Frame 1 (no input): blank canvas, image omitted
Frame 60 (the mouse pressed at the canvas centre just before this capture): blank canvas, image omitted
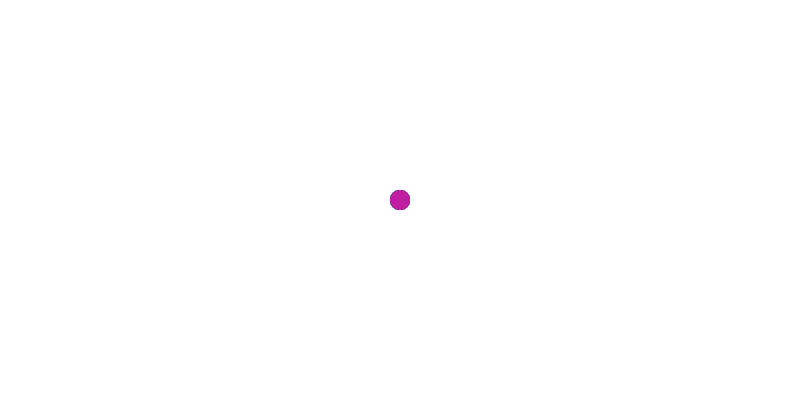
Frame 120 (the mouse held since frame 60 and released just before this capture)

The Processing sketch whose frames 1 and 60 were blank and that drew this single picture after the mouse press (run headless with seeded random() and noise(); from frame 60 on, the mouse is pressed at the canvas centre):

// Processing sketch: program2
// ── program2.pde
void setup() {
  size(800, 400);
  background(255);
}

void draw() {
  if (keyPressed) {
    background(220, 240, 220);
  }
  if (mousePressed) {
    noStroke();
    fill(random(255), random(255), random(255));
    ellipse(mouseX, mouseY, 20, 20);
  }
}
